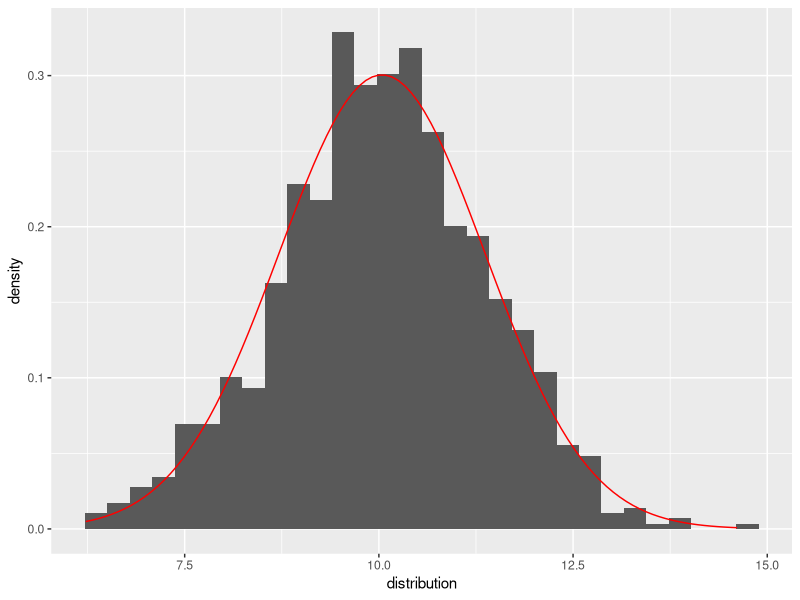
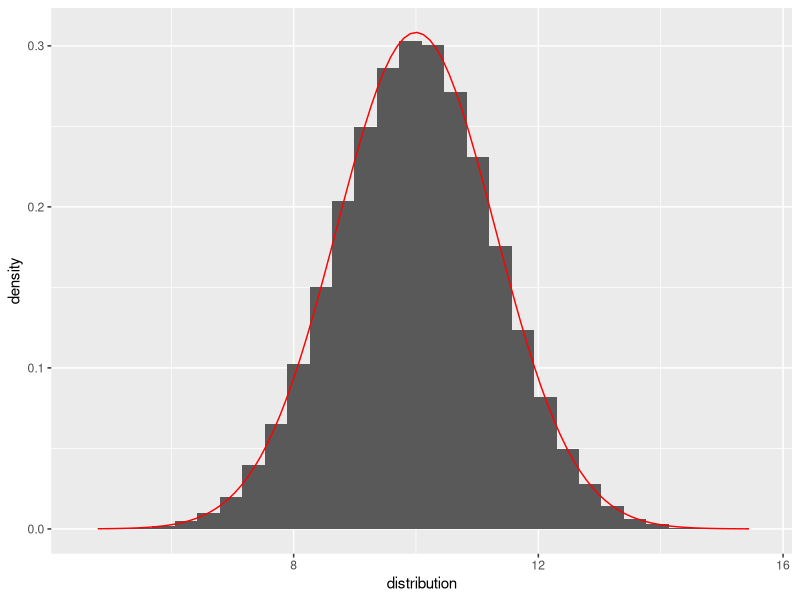
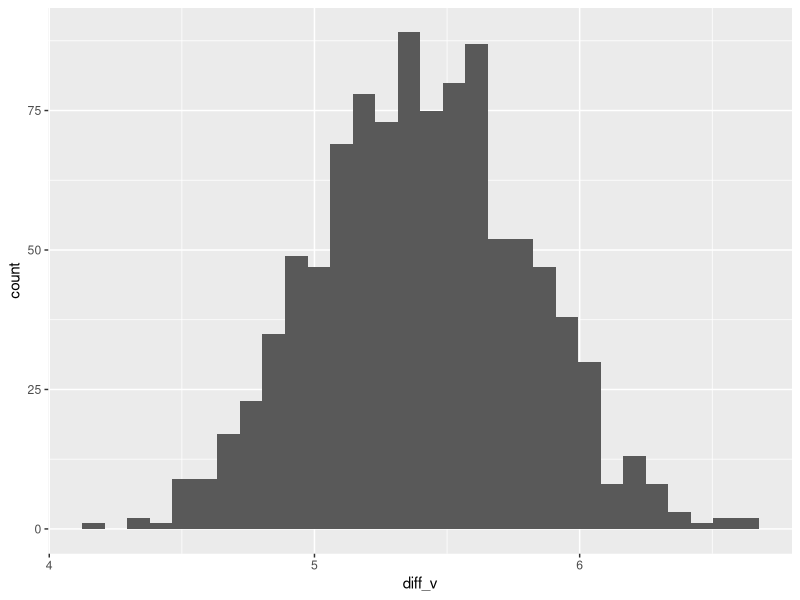

Source code (R) for these figures, in order:
## ---- chunk 1
library(tidyverse)

girls <- c(.4777, .4875, .4859, .4754, .4874, .4864, .4813, .4787, .4895, .4797, .4876, .4859, .4857, .4907, .5010, .4903, .4860, .4911, .4871, .4725, .4822, .4870, .4823, .4973)
## ---- chunk 2

library(tidyverse)

distribution <- vector()

# 1000 draws
for (i in 1:1000) {
X <- sum(
  runif(n = 20, 0, 1)
  )

distribution[i] <- X
}

dist_df <- tibble(distribution)


ggplot(data = dist_df, aes(x = distribution)) +
  geom_histogram(mapping = aes(y = stat(density))) +
  stat_function(fun = dnorm,
                 args = list(mean = mean(dist_df$distribution), sd = sd(dist_df$distribution)),
                 color = 'red')

# 100 000 draws
for (i in 1:100000) {
X <- sum(
  runif(n = 20, 0, 1)
  )

distribution[i] <- X
}

dist_df <- tibble(distribution)


ggplot(data = dist_df, aes(x = distribution)) +
  geom_histogram(mapping = aes(y = stat(density))) +
  stat_function(fun = dnorm,
                 args = list(mean = mean(dist_df$distribution), sd = sd(dist_df$distribution)),
                 color = 'red')

## ---- chunk 3

diff_v <- vector()

for(i in 1:1000) {
men <- rnorm(n = 100, mean = 69.1, sd = 2.9)
women <- rnorm(n = 100, mean = 63.7, sd = 2.7)

x <- mean(men)
y <- mean(women)

diff_v[i] <- x - y

}

diff_df <- tibble(diff_v)

ggplot(diff_df, aes(x = diff_v)) +
  geom_histogram()

sim_mean <- mean(diff_v)
sim_sd <- sd(diff_v)
obs_mean <- 69.1 - 63.7
obs_sd <- sqrt((2.92)^2/100 + (2.72)^2/100)


sim_mean / obs_mean
sim_sd / obs_sd

## ---- chunk 4

mu_x <- 69.1
mu_y <- 63.7

sd_x <- 2.9
sd_y <- 2.7

rho <- 0.3

a <- 0.5
b <- 0.5

com_mean <- a * mu_x + b * mu_y
com_sd <- sqrt( (a^2 * sd_x^2) + (b^2 * sd_y^2) + 2 * a * b * rho * sd_y * sd_x )

com_mean
com_sd

